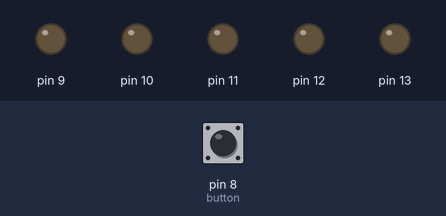
Simulated run of this sketch. Board: Arduino Uno, built with avr-gcc and run on an emulated ATmega328P. Shown: output pins drawn as LEDs (lit = HIGH). Dashed ring = blinking. The inputs (shaded band) are chosen by the test bench; at power-on: pin 8 (button) HIGH. What the sketch prints to the serial monitor is not drawn.

Above: at 1.2 s.
1.3 s: pin 8 (button) pulled LOW for 0.15 s
At 1.45 s:
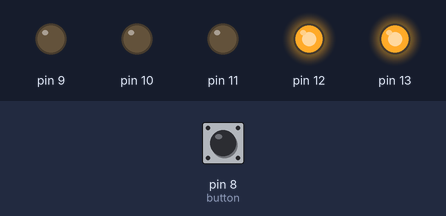
At 1.85 s:
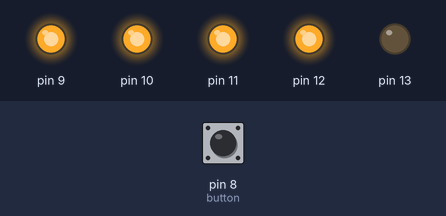
4.3 s: pin 8 (button) pulled LOW for 3.2 s
At 4.75 s:
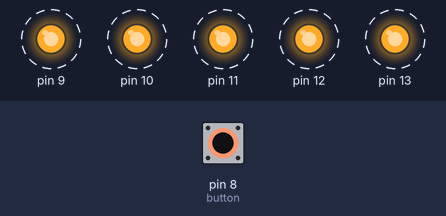
Timing chart, 0 to 9.7 s (numbered marks = the images above; inputs shaded):
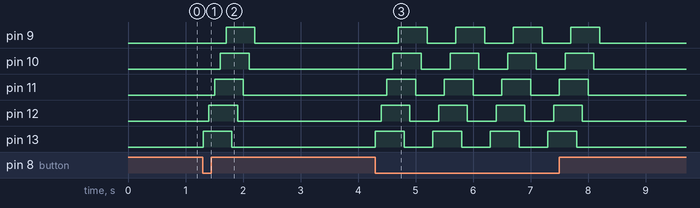

The sketch:

many_leds.ino
```cpp
const int button = 8;

void setup(){
  Serial.begin(9600);
  for(int i=13; i > 8; i--){
    pinMode(i, OUTPUT);
  }

  pinMode(button, INPUT);
  digitalWrite(button, HIGH);
}

void loop(){

  int buttonState = digitalRead(button);
  Serial.println(buttonState);
  if(0 == buttonState){


    for(int i=13; i > 8; i--){
      digitalWrite(i, HIGH);
      delay(100);
    }

    for(int i=13; i > 8; i--){
      digitalWrite(i, LOW);
      delay(100);
    }
  }

}
```

Measured:
- after the input at 1.3 s, pin 9: LOW → HIGH after 0.41 s, → LOW 0.50 s later; pin 10: LOW → HIGH after 0.31 s, → LOW 0.50 s later; pin 11: LOW → HIGH after 0.21 s, → LOW 0.50 s later; pin 12: LOW → HIGH after 0.11 s, → LOW 0.50 s later; pin 13: LOW → HIGH at once, → LOW 0.50 s later
- after the input at 4.3 s, pin 9: alternates HIGH for 0.50 s and LOW for 0.50 s, 8 changes in all, then stays LOW, starting after 0.40 s; pin 10: alternates HIGH for 0.50 s and LOW for 0.50 s, 8 changes in all, then stays LOW, starting after 0.30 s
